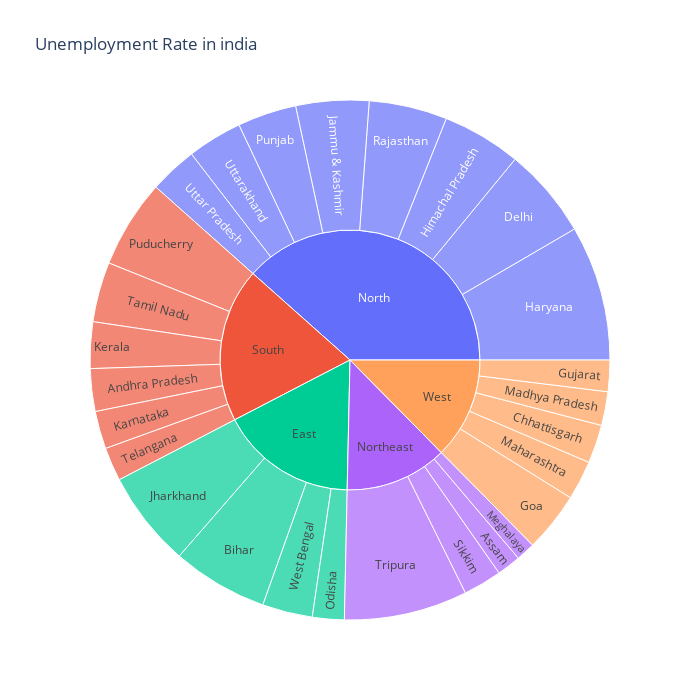

The notebook cell this image was saved under:
### Code cell
unemployment = data[["States","Region", "Estimated Unemployment Rate"]]
figure = px.sunburst(unemployment, path=["Region", "States"],
                     values="Estimated Unemployment Rate",
                     width=700, height=700, color_continuous_scale="RdYIGn",
                     title="Unemployment Rate in india")
figure.show()

### Figure 1 — Plotly figure (JSON) as saved in the notebook; plotly's stock layout.template omitted (floating-point values rounded to 4 significant figures)
{"data": [{"branchvalues": "total", "domain": {"x": [0, 1], "y": [0, 1]}, "hovertemplate": "labels=%{label}<br>Estimated Unemployment Rate=%{value}<br>parent=%{parent}<br>id=%{id}<extra></extra>", "ids": ["South/Andhra Pradesh", "Northeast/Assam", "East/Bihar", "West/Chhattisgarh", "North/Delhi", "West/Goa", "West/Gujarat", "North/Haryana", "North/Himachal Pradesh", "North/Jammu & Kashmir", "East/Jharkhand", "South/Karnataka", "South/Kerala", "West/Madhya Pradesh", "West/Maharashtra", "Northeast/Meghalaya", "East/Odisha", "South/Puducherry", "North/Punjab", "North/Rajasthan", "Northeast/Sikkim", "South/Tamil Nadu", "South/Telangana", "Northeast/Tripura", "North/Uttar Pradesh", "North/Uttarakhand", "East/West Bengal", "East", "North", "Northeast", "South", "West"], "labels": ["Andhra Pradesh", "Assam", "Bihar", "Chhattisgarh", "Delhi", "Goa", "Gujarat", "Haryana", "Himachal Pradesh", "Jammu & Kashmir", "Jharkhand", "Karnataka", "Kerala", "Madhya Pradesh", "Maharashtra", "Meghalaya", "Odisha", "Puducherry", "Punjab", "Rajasthan", "Sikkim", "Tamil Nadu", "Telangana", "Tripura", "Uttar Pradesh", "Uttarakhand", "West Bengal", "East", "North", "Northeast", "South", "West"], "name": "", "parents": ["South", "Northeast", "East", "West", "North", "West", "West", "North", "North", "North", "East", "South", "South", "West", "West", "Northeast", "East", "South", "North", "North", "Northeast", "South", "South", "Northeast", "North", "North", "East", "", "", "", "", ""], "type": "sunburst", "values": [86.64, 48.56, 194.7, 78.19, 184.1, 121.7, 63.76, 274.8, 160.7, 148.3, 195.4, 76.68, 94.34, 68.54, 79.79, 38.66, 64.62, 179.4, 119.8, 158.7, 78.34, 121.9, 68.33, 250.6, 97.37, 111.6, 101.9, 556.6, 1255.0, 416.1, 627.3, 411.9]}], "layout": {"height": 700, "legend": {"tracegroupgap": 0}, "title": {"text": "Unemployment Rate in india"}, "width": 700}}
